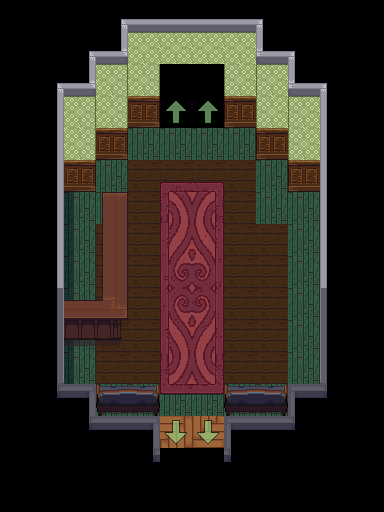

Rendered tile map (Tiled .tmx) drawn with the repository's tilesets; below, a short description and the full map source, tile grids included:
An orthogonal 12x16 tile map with 32x32 px tiles, 3 tile layers (Ground & BG, Ground Details, Foreground 1), 6 tilesets, 1 image layer and 4 objects (exit-n, to-ht-main, Martin, bouncer).

<map version="1.11" tiledversion="1.11.2" orientation="orthogonal" renderorder="right-down" width="12" height="16" tilewidth="32" tileheight="32" infinite="0" nextlayerid="7" nextobjectid="6">
 <tileset firstgid="1" source="../../Assorted_LPC/lpc-floors/floors.tsx" />
 <tileset firstgid="2049" source="../../Assorted_LPC/lpc-walls/walls.tsx" />
 <tileset firstgid="8193" source="../../custom_tilesets/[A]BouncingArrows.tsx" />
 <tileset firstgid="8313" source="../../Assorted_LPC/lpc_objectspack/Objects/Furniture/[LPC]Sofas_Formal.tsx" />
 <tileset firstgid="8521" source="../../Assorted_LPC/lpc_objectspack/Objects/Furniture/Countertops.tsx" />
 <tileset firstgid="8557" source="../../custom_tilesets/scene_specific/happy-turtle-gift-shop.tsx" />
 <imagelayer id="5" name="ref">
  <image source="../../vtt-maps/happy-turtle-gift-shop.png" width="384" height="512" />
 </imagelayer>
 <layer id="1" name="Ground &amp; BG" width="12" height="16">
  <data encoding="csv">
8557,8557,8557,8582,8561,8561,8561,8561,8591,8557,8557,8557,
8557,8557,8582,8572,5270,5270,5270,5270,8577,8591,8557,8557,
8557,8582,8572,5271,5335,2562,2562,5333,5269,8577,8591,8557,
8557,8594,5271,5335,5399,2562,2562,5397,5333,5269,8603,8557,
8557,8594,5335,5399,1514,1514,1514,1514,5397,5333,8603,8557,
8557,8594,5399,1514,1417,8622,8623,1417,1514,5397,8603,8557,
8557,8594,8631,1514,1417,8634,8635,1417,1514,1514,8603,8557,
8557,8594,8643,1417,1417,8646,8647,1417,1417,1514,8603,8557,
8557,8594,8643,1417,1417,8658,8659,1417,1417,1514,8603,8557,
8557,8666,8643,1417,1417,8670,8671,1417,1417,1514,8675,8557,
8557,8678,8643,1417,1417,8682,8683,1417,1417,1514,8687,8557,
8557,8690,8643,1417,1417,8694,8695,1417,1417,1514,8699,8557,
8557,8702,8717,1514,1514,8706,8707,1514,1514,8720,8711,8557,
8557,8557,8702,8716,8717,1187,1188,8720,8721,8711,8557,8557,
8557,8557,8557,8557,8702,8557,8557,8711,8557,8557,8557,8557,
8557,8557,8557,8557,8557,8557,8557,8557,8557,8557,8557,8557
</data>
 </layer>
 <layer id="6" name="Ground Details" width="12" height="16">
  <data encoding="csv">
0,0,0,0,0,0,0,0,0,0,0,0,
0,0,0,0,0,0,0,0,0,0,0,0,
0,0,0,0,0,0,0,0,0,0,0,0,
0,0,0,0,0,0,0,0,0,0,0,0,
0,0,0,0,0,0,0,0,0,0,0,0,
0,0,0,0,0,0,0,0,0,0,0,0,
0,0,0,8533,0,0,0,0,0,0,0,0,
0,0,0,8525,0,0,0,0,0,0,0,0,
0,0,0,8525,0,0,0,0,0,0,0,0,
0,0,8549,8542,0,0,0,0,0,0,0,0,
0,0,8555,8556,0,0,0,0,0,0,0,0,
0,0,0,0,0,0,0,0,0,0,0,0,
0,0,0,8451,8452,0,0,8451,8452,0,0,0,
0,0,0,0,0,0,0,0,0,0,0,0,
0,0,0,0,0,0,0,0,0,0,0,0,
0,0,0,0,0,0,0,0,0,0,0,0
</data>
 </layer>
 <layer id="2" name="Foreground 1" width="12" height="16">
  <data encoding="csv">
0,0,0,0,0,0,0,0,0,0,0,0,
0,0,0,0,0,0,0,0,0,0,0,0,
0,0,0,0,0,0,0,0,0,0,0,0,
0,0,0,0,0,8208,8208,0,0,0,0,0,
0,0,0,0,0,0,0,0,0,0,0,0,
0,0,0,0,0,0,0,0,0,0,0,0,
0,0,0,0,0,0,0,0,0,0,0,0,
0,0,0,0,0,0,0,0,0,0,0,0,
0,0,0,0,0,0,0,0,0,0,0,0,
0,0,0,0,0,0,0,0,0,0,0,0,
0,0,0,0,0,0,0,0,0,0,0,0,
0,0,0,0,0,0,0,0,0,0,0,0,
0,0,0,0,0,0,0,0,0,0,0,0,
0,0,0,0,0,8203,8203,0,0,0,0,0,
0,0,0,0,0,0,0,0,0,0,0,0,
0,0,0,0,0,0,0,0,0,0,0,0
</data>
 </layer>
 <objectgroup id="3" name="Object Layer 1">
  <object id="1" name="exit-n" x="160" y="96" width="64" height="32">
   <properties>
    <property name="dest" value="" />
    <property name="destDir" value="u" />
    <property name="destPoint" value="to-happy-turtle" />
   </properties>
  </object>
  <object id="2" name="to-ht-main" x="160" y="416" width="64" height="32">
   <properties>
    <property name="dest" value="ht-f1" />
    <property name="destDir" value="u" />
    <property name="destPoint" value="exit-s" />
   </properties>
  </object>
  <object id="3" name="Martin" x="64" y="224">
   <point />
  </object>
  <object id="5" name="bouncer" x="96" y="352">
   <point />
  </object>
 </objectgroup>
</map>
